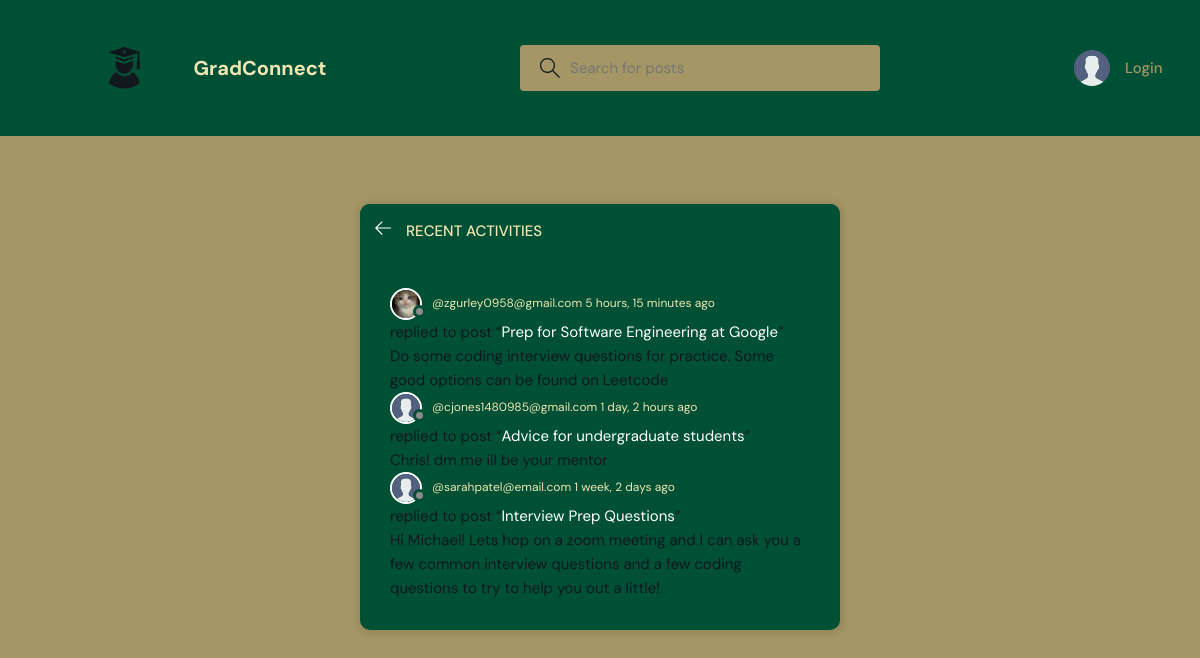
The page /activity/ on the database as committed earlier.
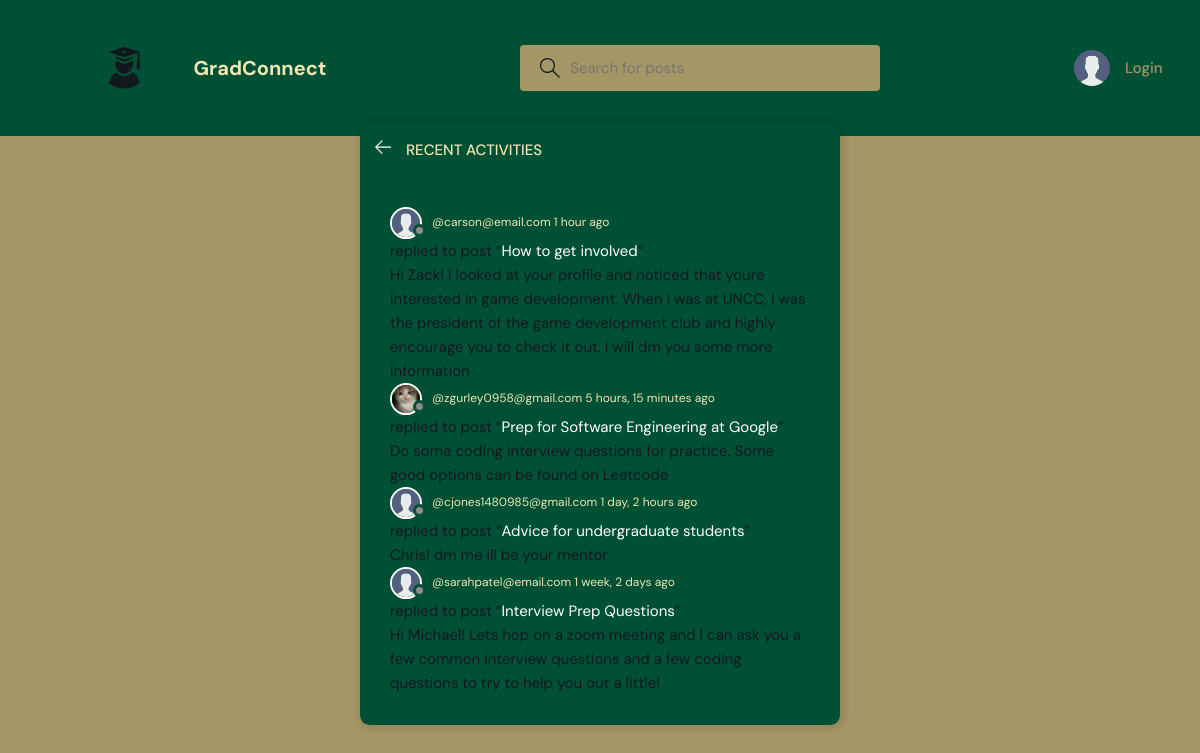
The same page on the database as committed later.
### base/models.py (models this page shows, shortened)
class Message(models.Model):
    user = models.ForeignKey(User, on_delete=models.CASCADE)
    room = models.ForeignKey(Room, on_delete=models.CASCADE)
    body = models.TextField()
    updated = models.DateTimeField(auto_now=True)
    created = models.DateTimeField(auto_now_add=True)
    class Meta:
        ordering = ['-updated', '-created']

class User(AbstractUser):
    name = models.CharField(max_length=200, null=True)
    email = models.EmailField(unique=True, null=True)
    bio = models.TextField(null=True)
    skills = models.ManyToManyField(Skill, related_name="users", blank=True)
    avatar = models.ImageField(null=True, default="avatar.svg")
    USERNAME_FIELD = 'email'
    REQUIRED_FIELDS = ['username']

class Room(models.Model):
    host = models.ForeignKey(User, on_delete=models.SET_NULL, null=True)
    topic = models.ForeignKey(Topic, on_delete=models.SET_NULL, null=True)
    name = models.CharField(max_length=200)
    description = models.TextField(null=True, blank=True)
    participants = models.ManyToManyField(
        User, related_name='participants', blank=True)
    updated = models.DateTimeField(auto_now=True)
    created = models.DateTimeField(auto_now_add=True)
    class Meta:
        ordering = ['-updated', '-created']
    def __str__(self):
        return self.name

### base/views.py (the view)
# urls.py: path('activity/', views.activityPage, name="activity"),
def activityPage(request):
    room_messages = Message.objects.all()
    return render(request, 'base/activity.html', {'room_messages': room_messages})

### base/templates/base/activity.html (shortened to what this page needs)
{% extends 'main.html' %}
{% block content %}
<main class="layout">
  <div class="container">
    <div class="layout__box">
      <div class="layout__boxHeader">
        <div class="layout__boxTitle">
          <a href="{% url 'home' %}">
            <svg version="1.1" xmlns="http://www.w3.org/2000/svg" width="32" height="32" viewBox="0 0 32 32">
              <title>arrow-left</title>
              <path
                d="M13.723 2.286l-13.723 13.714 13.719 13.714 1.616-1.611-10.96-10.96h27.625v-2.286h-27.625l10.965-10.965-1.616-1.607z">
              </path>
              </path>
            </svg>
          </a>
          <h3>Recent Activities</h3>
        </div>
      </div>
      <div class="activities-page layout__body">
        {% for message in room_messages %}
        <div class="activities__box">
          <div class="activities__boxHeader roomListRoom__header">
            <a href="{% url 'user-profile' message.user.id %}" class="roomListRoom__author">
              <div class="avatar avatar--small">
                <img src="{{message.user.avatar.url}}" />
              </div>
              <p>
                @{{message.user}}
                <span>{{message.created|timesince}} ago</span>
              </p>
            </a>
          </div>
          <div class="activities__boxContent">
            <p>replied to post “<a href="{% url 'room' message.room.id %}">{{message.room}}</a>”</p>
            <div class="activities__boxRoomContent">
              {{message.body}}
            </div>
          </div>
        </div>
        {% endfor %}
      </div>
    </div>
  </div>
</main>
{% endblock content %}

Rows that differ between the two databases and show on the page:
added Message: user.avatar (placeholder picture), user "carson@email.com", created "1 hour", room "How to get involved", body "Hi Zack! I looked at your profile and noticed that youre interested in game development. When I was at UNCC, I was the president of the game development club and highly encourage you to check it out. I will dm you some more information"
